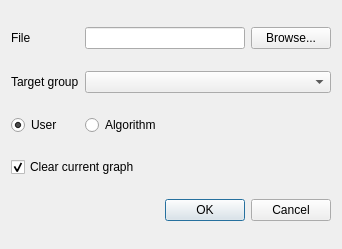
<?xml version="1.0" encoding="UTF-8"?>
<ui version="4.0">
 <class>CImportGraphDialog</class>
 <widget class="QDialog" name="CImportGraphDialog">
  <property name="geometry">
   <rect>
    <x>0</x>
    <y>0</y>
    <width>342</width>
    <height>249</height>
   </rect>
  </property>
  <property name="windowTitle">
   <string>Dialog</string>
  </property>
  <layout class="QGridLayout" name="gridLayout">
   <item row="4" column="0" colspan="3">
    <widget class="QDialogButtonBox" name="buttonBox">
     <property name="orientation">
      <enum>Qt::Horizontal</enum>
     </property>
     <property name="standardButtons">
      <set>QDialogButtonBox::Cancel|QDialogButtonBox::Ok</set>
     </property>
    </widget>
   </item>
   <item row="2" column="1">
    <widget class="QRadioButton" name="radioButtonAlg">
     <property name="text">
      <string>Algorithm</string>
     </property>
    </widget>
   </item>
   <item row="2" column="0">
    <widget class="QRadioButton" name="radioButtonUser">
     <property name="text">
      <string>User</string>
     </property>
     <property name="checked">
      <bool>true</bool>
     </property>
    </widget>
   </item>
   <item row="3" column="0" colspan="2">
    <widget class="QCheckBox" name="checkBoxClearCurrentGraph">
     <property name="text">
      <string>Clear current graph</string>
     </property>
     <property name="checked">
      <bool>true</bool>
     </property>
    </widget>
   </item>
   <item row="1" column="1" colspan="2">
    <widget class="QComboBox" name="comboBoxGroups"/>
   </item>
   <item row="1" column="0">
    <widget class="QLabel" name="label">
     <property name="text">
      <string>Target group</string>
     </property>
    </widget>
   </item>
   <item row="0" column="0">
    <widget class="QLabel" name="label_2">
     <property name="text">
      <string>File</string>
     </property>
    </widget>
   </item>
   <item row="0" column="1">
    <widget class="QLineEdit" name="lineEditFilename"/>
   </item>
   <item row="0" column="2">
    <widget class="QPushButton" name="pushButton">
     <property name="text">
      <string>Browse...</string>
     </property>
    </widget>
   </item>
  </layout>
 </widget>
 <resources/>
 <connections>
  <connection>
   <sender>buttonBox</sender>
   <signal>accepted()</signal>
   <receiver>CImportGraphDialog</receiver>
   <slot>accept()</slot>
   <hints>
    <hint type="sourcelabel">
     <x>248</x>
     <y>254</y>
    </hint>
    <hint type="destinationlabel">
     <x>157</x>
     <y>274</y>
    </hint>
   </hints>
  </connection>
  <connection>
   <sender>buttonBox</sender>
   <signal>rejected()</signal>
   <receiver>CImportGraphDialog</receiver>
   <slot>reject()</slot>
   <hints>
    <hint type="sourcelabel">
     <x>316</x>
     <y>260</y>
    </hint>
    <hint type="destinationlabel">
     <x>286</x>
     <y>274</y>
    </hint>
   </hints>
  </connection>
 </connections>
</ui>
